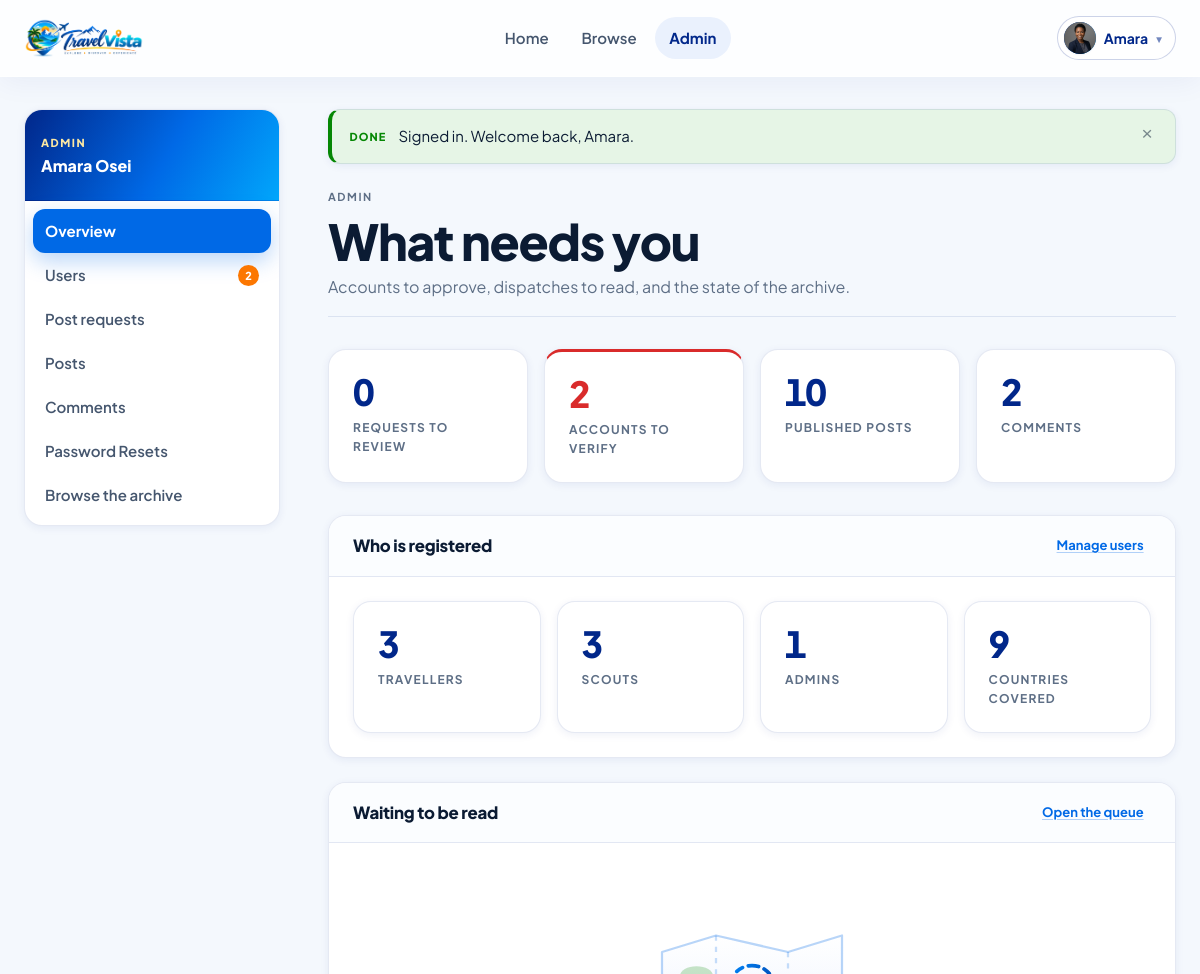
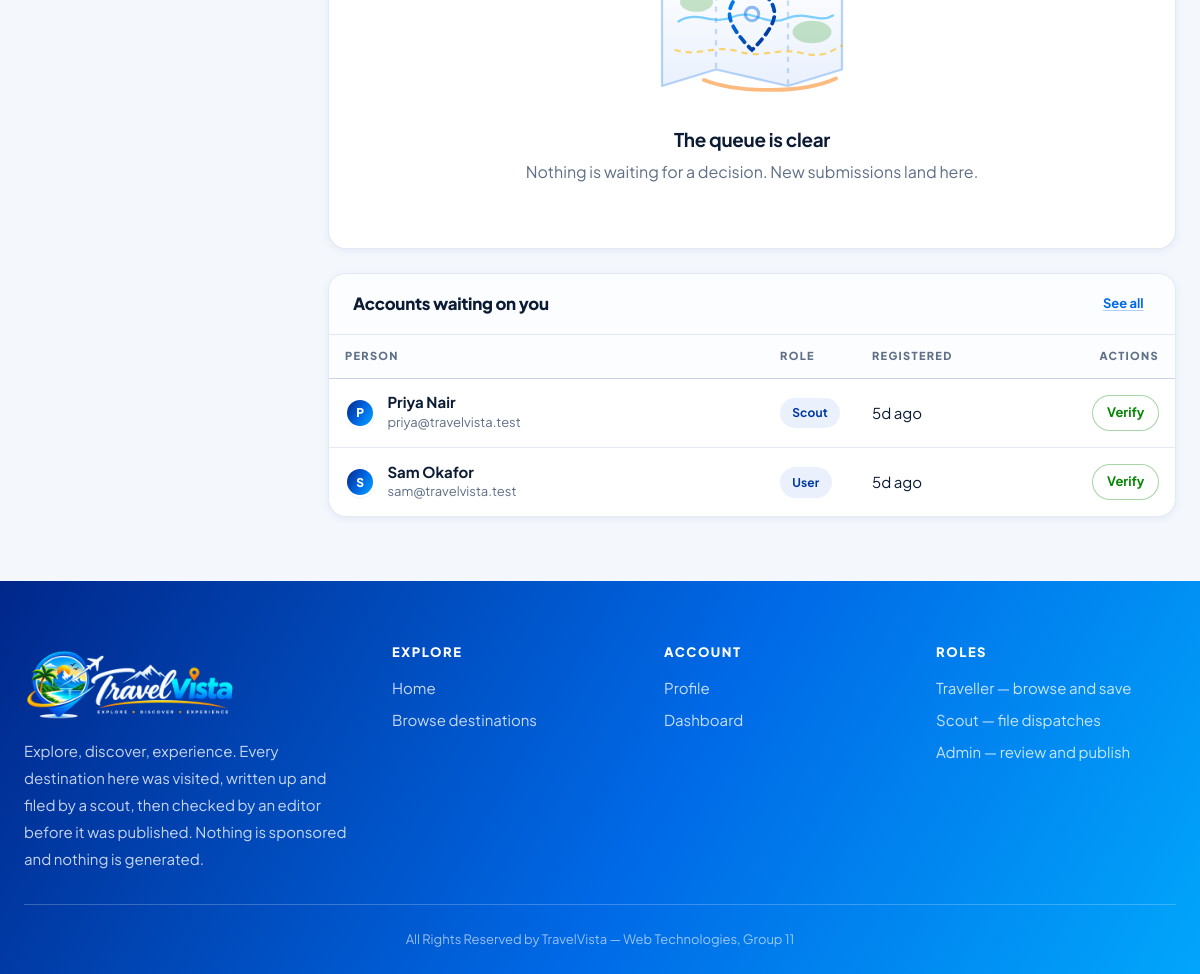
/?page=admin/dashboard (signed in), run on the app's committed database (2 pictures, top to bottom).
### tables this page shows
CREATE TABLE `users` (
  `id` int(10) unsigned NOT NULL AUTO_INCREMENT,
  `name` varchar(100) NOT NULL,
  `email` varchar(150) NOT NULL,
  `password_hash` varchar(255) NOT NULL,
  `role` enum('admin','scout','user') NOT NULL DEFAULT 'user',
  `is_verified` tinyint(1) NOT NULL DEFAULT 0,
  `profile_picture` varchar(255) DEFAULT NULL,
  `remember_token` varchar(255) DEFAULT NULL,
  `created_at` datetime NOT NULL DEFAULT current_timestamp(),
  PRIMARY KEY (`id`),
  UNIQUE KEY `uq_users_email` (`email`),
  KEY `idx_users_role` (`role`)
);

### app/Views/admin/dashboard.php (the view)
<div class="wrap shell">
    <?php require APP_ROOT . '/app/Views/layouts/sidenav_admin.php'; ?>
    <div class="shell__main">
        <?php require APP_ROOT . '/app/Views/layouts/flash.php'; ?>
        <div class="page-head">
            <div>
                <span class="eyebrow">Admin</span>
                <h1>What needs you</h1>
                <p>Accounts to approve, dispatches to read, and the state of the archive.</p>
            </div>
        </div>
        <div class="stats mb-6">
            <div class="stat <?= $requestCounts['pending'] ? 'stat--accent' : '' ?>">
                <span class="stat__num" data-count="pending"><?= (int) $requestCounts['pending'] ?></span>
                <span class="stat__label">Requests to review</span>
            </div>
            <div class="stat <?= $userCounts['unverified'] ? 'stat--alert' : '' ?>">
                <span class="stat__num" data-count="unverified"><?= (int) $userCounts['unverified'] ?></span>
                <span class="stat__label">Accounts to verify</span>
            </div>
            <div class="stat">
                <span class="stat__num"><?= (int) $postStats['approved'] ?></span>
                <span class="stat__label">Published posts</span>
            </div>
            <div class="stat">
                <span class="stat__num" data-count="comments"><?= (int) $commentTotal ?></span>
                <span class="stat__label">Comments</span>
            </div>
        </div>
        <div class="panel">
            <div class="panel__head">
                <h2 class="panel__title">Who is registered</h2>
                <a class="btn btn--link" href="<?= e(url('?page=admin/users')) ?>">Manage users</a>
            </div>
            <div class="panel__body">
                <div class="stats">
                    <div class="stat">
                        <span class="stat__num"><?= (int) $userCounts['user'] ?></span>
                        <span class="stat__label">Travellers</span>
                    </div>
                    <div class="stat">
                        <span class="stat__num"><?= (int) $userCounts['scout'] ?></span>
                        <span class="stat__label">Scouts</span>
                    </div>
                    <div class="stat">
                        <span class="stat__num"><?= (int) $userCounts['admin'] ?></span>
                        <span class="stat__label">Admins</span>
                    </div>
                    <div class="stat">
                        <span class="stat__num"><?= (int) $postStats['countries'] ?></span>
                        <span class="stat__label">Countries covered</span>
                    </div>
                </div>
            </div>
        </div>
        <div class="panel">
            <div class="panel__head">
                <h2 class="panel__title">Waiting to be read</h2>
                <a class="btn btn--link" href="<?= e(url('?page=admin/requests')) ?>">Open the queue</a>
            </div>
            <?php if ($queue): ?>
                <div class="panel__body panel__body--flush table-scroll">
                    <table class="table">
                        <thead>
                            <tr>
                                <th>Request</th>
                                <th>Place</th>
                                <th>Scout</th>
                                <th>Filed</th>
                                <th class="cell-actions">Actions</th>
                            </tr>
                        </thead>
                        <tbody>
                            <?php foreach ($queue as $request): ?>
                                <tr>
                                    <td class="cell-tight">
                                        <span class="filenum"><?= e(file_number((int) $request['id'], 'REQ')) ?></span>
                                    </td>
                                    <td>
                                        <div class="cell-person__name"><?= e($request['data']['title']) ?></div>
                                        <div class="cell-person__meta">
                                            <?= e($request['data']['country']) ?>
                                            <?php if ($request['original_post_id']): ?>
                                                &middot; <span class="tag tag--sea">Change request</span>
                                            <?php endif; ?>
                                        </div>
                                    </td>
                                    <td><?= e($request['scout_name']) ?></td>
                                    <td class="cell-tight"><?= e(time_ago($request['requested_at'])) ?></td>
                                    <td class="cell-actions">
                                        <a class="btn btn--sm btn--primary"
                                           href="<?= e(url('?page=admin/review&id=' . (int) $request['id'])) ?>">
                                            Review
                                        </a>
                                    </td>
                                </tr>
                            <?php endforeach; ?>
                        </tbody>
                    </table>
                </div>
            <?php else: ?>
                <div class="empty empty--flush">
                    <h3>The queue is clear</h3>
                    <p>Nothing is waiting for a decision. New submissions land here.</p>
                </div>
            <?php endif; ?>
        </div>
        <?php if ($unverified): ?>
            <div class="panel">
                <div class="panel__head">
                    <h2 class="panel__title">Accounts waiting on you</h2>
                    <a class="btn btn--link" href="<?= e(url('?page=admin/users&verified=0')) ?>">See all</a>
                </div>
                <div class="panel__body panel__body--flush table-scroll">
                    <table class="table">
                        <thead>
                            <tr>
                                <th>Person</th>
                                <th>Role</th>
                                <th>Registered</th>
                                <th class="cell-actions">Actions</th>
                            </tr>
                        </thead>
                        <tbody>
                            <?php foreach ($unverified as $person): ?>
                                <tr>
                                    <td>
                                        <div class="cell-person">
                                            <?php $face = avatar_url($person['profile_picture']); ?>
                                            <?php if ($face): ?>
                                                <img class="avatar avatar--sm" src="<?= e($face) ?>" alt="">
                                            <?php else: ?>
                                                <span class="avatar avatar--sm" aria-hidden="true"><?= e(initial($person['name'])) ?></span>
                                            <?php endif; ?>
                                            <div>
                                                <div class="cell-person__name"><?= e($person['name']) ?></div>
                                                <div class="cell-person__meta"><?= e($person['email']) ?></div>
                                            </div>
                                        </div>
                                    </td>
                                    <td class="cell-tight"><span class="tag"><?= e($person['role']) ?></span></td>
                                    <td class="cell-tight"><?= e(time_ago($person['created_at'])) ?></td>
                                    <td class="cell-actions">
                                        <button class="btn btn--sm btn--go" type="button"
                                                data-verify-toggle
                                                data-remove-on-verify
                                                data-user-id="<?= (int) $person['id'] ?>"
                                                data-verified="0">
                                            Verify
                                        </button>
                                    </td>
                                </tr>
                            <?php endforeach; ?>
                        </tbody>
                    </table>
                </div>
            </div>
        <?php endif; ?>
    </div>
</div>

### app/Views/layouts/header.php (shortened to what the rows shown need)
<?php
$title      = isset($pageTitle) ? $pageTitle : APP_NAME;
$user       = current_user();
$role       = user_role();
$verified   = $user ? (bool) $user['is_verified'] : false;
?>
<!DOCTYPE html>
<html lang="en">
<head>
    <link rel="stylesheet" href="<?= e(asset('css/global.css')) ?>">
</head>
<body class="page-<?= e(str_replace(' ', '-', strtolower($title))) ?>">
<header class="topbar" id="topbar">
    <div class="topbar__inner wrap">
        <a class="brand" href="<?= e(url('?page=home')) ?>" aria-label="<?= e(APP_NAME) ?> home">
            <img class="brand__logo" src="<?= e(asset('images/brand/logo.png')) ?>" alt="<?= e(APP_NAME) ?>">
        </a>
        <nav class="topbar__nav" id="topbarNav" aria-label="Main">
            <a class="topbar__link <?= nav_active('?page=home') ? 'is-active' : '' ?>"
               href="<?= e(url('?page=home')) ?>">Home</a>
            <?php if ($verified): ?>
                <a class="topbar__link <?= nav_active('?page=browse') || nav_active('?page=post') ? 'is-active' : '' ?>"
                   href="<?= e(url('?page=browse')) ?>">Browse</a>
            <?php endif; ?>
            <?php if ($role === 'admin' && $verified): ?>
                <a class="topbar__link <?= str_starts_with(isset($_GET['page']) ? $_GET['page'] : '', 'admin/') ? 'is-active' : '' ?>"
                   href="<?= e(url('?page=admin/dashboard')) ?>">Admin</a>
            <?php endif; ?>
            <div class="topbar__actions">
                <?php if ($user === null): ?>
                    <a class="btn btn--ghost btn--sm" href="<?= e(url('?page=login')) ?>">Sign in</a>
                    <a class="btn btn--primary btn--sm" href="<?= e(url('?page=register')) ?>">Create account</a>
                <?php else: ?>
                    <div class="usermenu" id="userMenu">
                        <button class="usermenu__trigger" type="button" id="userMenuBtn"
                                aria-expanded="false" aria-haspopup="true">
                            <?php $avatar = avatar_url($user['profile_picture']); ?>
                            <?php if ($avatar): ?>
                                <img class="avatar" src="<?= e($avatar) ?>" alt="">
                            <?php else: ?>
                                <span class="avatar" aria-hidden="true"><?= e(initial($user['name'])) ?></span>
                            <?php endif; ?>
                            <span><?= e(strtok($user['name'], ' ')) ?></span>
                            <span class="usermenu__caret" aria-hidden="true">&#9662;</span>
                        </button>
                    </div>
                <?php endif; ?>
            </div>
        </nav>
    </div>
</header>
<main id="main">

### app/Views/layouts/sidenav_admin.php (shortened to what the rows shown need)
<?php
$navUserCounts    = User::counts();
?>
<aside class="sidenav">
    <div class="sidenav__head">
        <div class="sidenav__role">Admin</div>
        <div class="sidenav__name"><?= e($user['name']) ?></div>
    </div>
    <nav class="sidenav__list" aria-label="Admin">
        <a class="sidenav__link <?= nav_active('?page=admin/dashboard') ? 'is-active' : '' ?>"
           href="<?= e(url('?page=admin/dashboard')) ?>">Overview</a>
        <a class="sidenav__link <?= nav_active('?page=admin/users') ? 'is-active' : '' ?>"
           href="<?= e(url('?page=admin/users')) ?>">
            Users
            <?php if ($navUserCounts['unverified'] > 0): ?>
                <span class="sidenav__badge sidenav__badge--alert"><?= (int) $navUserCounts['unverified'] ?></span>
            <?php endif; ?>
        </a>
        <a class="sidenav__link <?= nav_active('?page=admin/requests') || nav_active('?page=admin/review') ? 'is-active' : '' ?>"
           href="<?= e(url('?page=admin/requests')) ?>">
            Post requests
        </a>
        <a class="sidenav__link <?= nav_active('?page=admin/posts') || nav_active('?page=admin/post_edit') ? 'is-active' : '' ?>"
           href="<?= e(url('?page=admin/posts')) ?>">Posts</a>
        <a class="sidenav__link <?= nav_active('?page=admin/comments') ? 'is-active' : '' ?>"
           href="<?= e(url('?page=admin/comments')) ?>">Comments</a>
        <a class="sidenav__link <?= nav_active('?page=admin/resets') ? 'is-active' : '' ?>"
           href="<?= e(url('?page=admin/resets')) ?>">
            Password Resets
        </a>
        <a class="sidenav__link" href="<?= e(url('?page=browse')) ?>">Browse the archive</a>
    </nav>
</aside>

### data on the page
users: profile_picture (picture), name "Amara", name "Amara Osei"
users: name "P", name "Priya Nair", email "priya@travelvista.test", role "Scout", created_at "5d ago"
users: name "S", name "Sam Okafor", email "sam@travelvista.test", role "User", created_at "5d ago"

### other printed values
$navUserCounts['unverified'] "2"
$marks[$type] "DONE"
$item['message'] "Signed in. Welcome back, Amara."
$requestCounts['pending'] "0"
$userCounts['unverified'] "2"
$postStats['approved'] "10"
$commentTotal "2"
$userCounts['user'] "3"
$userCounts['scout'] "3"
$userCounts['admin'] "1"
$postStats['countries'] "9"
APP_NAME "TravelVista"
